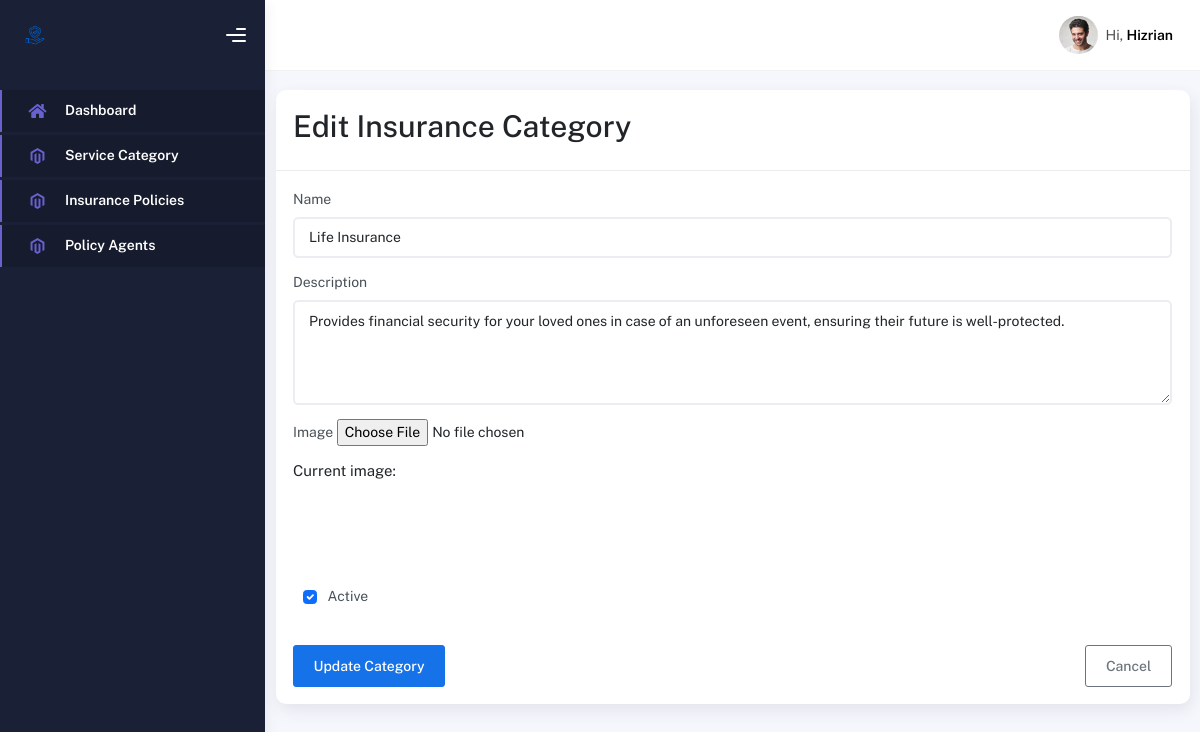
The app's page /categories/1/update/ (signed in) with its own data.
### web/models.py (models this page shows, shortened)
class InsuranceCategory(models.Model):
    name = models.CharField(max_length=100)
    description = models.TextField()
    image = models.ImageField(upload_to='image')
    is_active = models.BooleanField(default=True)
    class Meta:
        verbose_name_plural = "Insurance Categories"

### web/views.py (the view, shortened to what this page needs)
# urls.py: path('categories/<int:pk>/update/', InsuranceCategoryUpdateView.as_view(), name='category_update'),
class InsuranceCategoryUpdateView(LoginRequiredMixin, UpdateView):
    model = InsuranceCategory
    form_class = InsuranceCategoryForm
    template_name = 'category_form.html'
    context_object_name = 'category'

### web/form.py (shortened to what this page needs)
class InsuranceCategoryForm(forms.ModelForm):
    class Meta:
        model = InsuranceCategory
        fields = ['name', 'description', 'image', 'is_active']
        widgets = {
            'name': forms.TextInput(attrs={
                'class': 'form-control',
                'placeholder': 'Enter category name'
            }),
            'description': forms.Textarea(attrs={
                'class': 'form-control',
                'rows': 4,
                'placeholder': 'Enter category description'
            }),
            'image': forms.FileInput(attrs={
                'class': 'form-control-file'
            }),
            'is_active': forms.CheckboxInput(attrs={
                'class': 'form-check-input'
            }),
        }
        labels = {
            'is_active': 'Active Status',
        }
        help_texts = {
            'name': 'Enter a unique name for this insurance category',
            'image': 'Upload an image representing this category (optional)',
            'is_active': 'Check if this category should be active',
        }

### web/context_processors.py (called while the page is built)
def notifications(request):
    if request.user.is_authenticated:
        try:
            customer = request.user.customer
            recent_notifications = Notification.objects.filter(
                customer=customer
            ).order_by('-created_at')[:5]
            unread_count = Notification.objects.filter(
                customer=customer,
                read=False
            ).count()
            return {
                'notifications': recent_notifications,
                'unread_notifications_count': unread_count,
            }
        except AttributeError:
            pass
    return {
        'notifications': [],
        'unread_notifications_count': 0,
    }

### web/templates/category_form.html (shortened to what this page needs)
{% extends 'admin/admin_base.html' %}
{% block content %}
<div class="container mt-4">
    <div class="card">
        <div class="card-header">
            <h1>{% if form.instance.pk %}Edit{% else %}Create New{% endif %} Insurance Category</h1>
        </div>
        <div class="card-body">
            <form method="post" enctype="multipart/form-data">
                <div class="mb-3">
                    <label for="{{ form.name.id_for_label }}" class="form-label">Name</label>
                    {{ form.name }}
                </div>
                <div class="mb-3">
                    <label for="{{ form.description.id_for_label }}" class="form-label">Description</label>
                    {{ form.description }}
                </div>
                <div class="mb-3">
                    <label for="{{ form.image.id_for_label }}" class="form-label">Image</label>
                    {{ form.image }}
                    {% if form.instance.image %}
                    <div class="mt-2">
                        <p>Current image:</p>
                        <img src="{{ form.instance.image.url }}" alt="Current image" style="max-width: 200px;">
                    </div>
                    {% endif %}
                </div>
                <div class="mb-3 form-check">
                    {{ form.is_active }}
                    <label for="{{ form.is_active.id_for_label }}" class="form-check-label">Active</label>
                </div>
                <div class="mt-4 d-flex justify-content-between">
                    <button type="submit" class="btn btn-primary">
                        {% if form.instance.pk %}Update{% else %}Create{% endif %} Category
                    </button>
                    <a href="{% url 'category_list' %}" class="btn btn-outline-secondary">Cancel</a>
                </div>
            </form>
        </div>
    </div>
</div>
{% endblock %}

### records on screen
InsuranceCategory: name "Life Insurance", description "Provides financial security for your loved ones in case of an unforeseen event, ensuring their future is well-protected.", instance.image (picture), is_active "☑"
